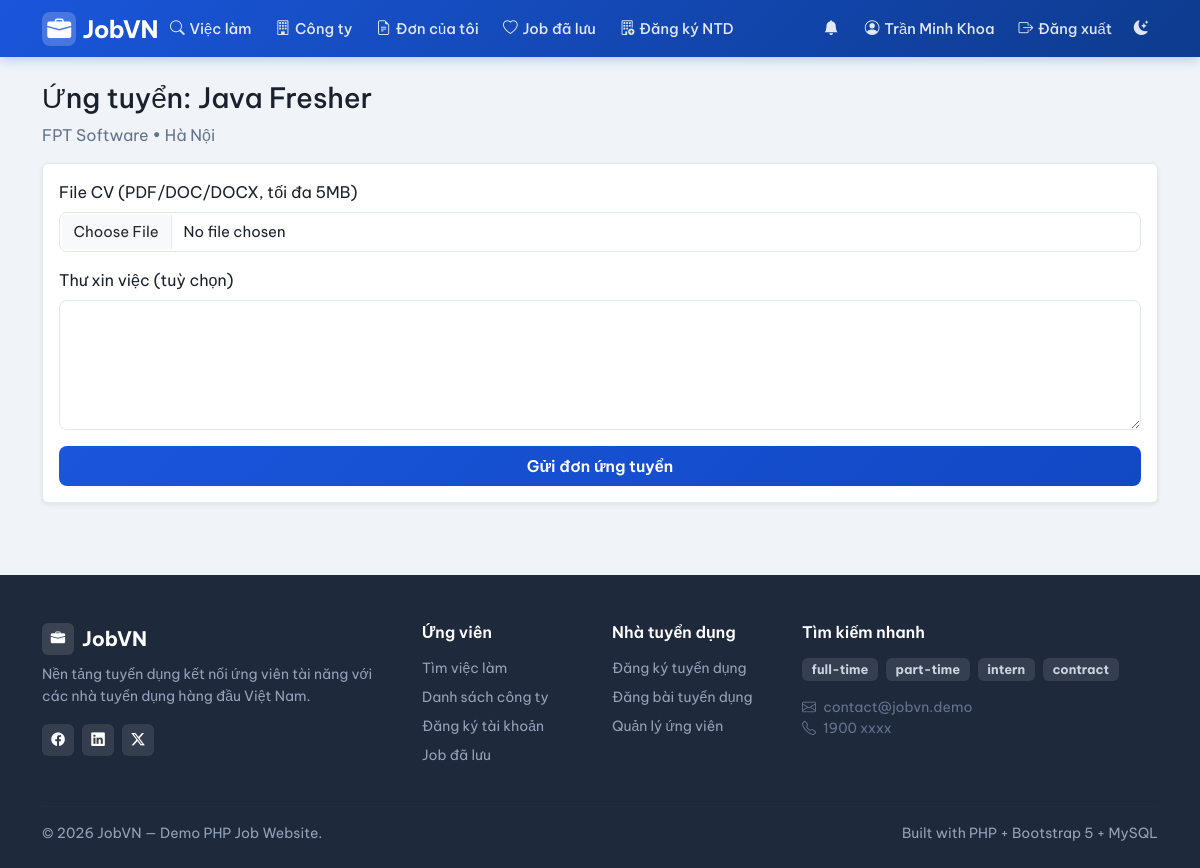
The app's page /index.php?page=user/apply&job_id=2 (signed in) with its own data.
### tables this page shows
CREATE TABLE users (
    id INT AUTO_INCREMENT PRIMARY KEY,
    email VARCHAR(150) NOT NULL UNIQUE,
    password VARCHAR(255) NOT NULL,              
    full_name VARCHAR(150) NOT NULL,
    role ENUM('admin','employer','user') NOT NULL DEFAULT 'user',
    phone VARCHAR(30) NULL,
    created_at DATETIME NOT NULL DEFAULT CURRENT_TIMESTAMP
);

CREATE TABLE jobs (
    id INT AUTO_INCREMENT PRIMARY KEY,
    company_id INT NOT NULL,
    employer_id INT NOT NULL,                    
    title VARCHAR(200) NOT NULL,
    description TEXT NOT NULL,
    requirements TEXT NULL,
    location VARCHAR(200) NULL,
    salary_min INT NULL,                         
    salary_max INT NULL,                         
    job_type ENUM('full-time','part-time','intern','contract') NOT NULL DEFAULT 'full-time',
    is_active TINYINT(1) NOT NULL DEFAULT 1,
    is_hot TINYINT(1) NOT NULL DEFAULT 0,        
    views INT NOT NULL DEFAULT 0,                
    expired_at DATETIME NULL,                    
    category VARCHAR(50) NOT NULL DEFAULT 'Công nghệ thông tin',   
    created_at DATETIME NOT NULL DEFAULT CURRENT_TIMESTAMP,
    FOREIGN KEY (company_id) REFERENCES companies(id) ON DELETE CASCADE,
    FOREIGN KEY (employer_id) REFERENCES users(id) ON DELETE CASCADE
);

CREATE TABLE companies (
    id INT AUTO_INCREMENT PRIMARY KEY,
    owner_id INT NOT NULL,                       
    name VARCHAR(200) NOT NULL,
    description TEXT NULL,
    location VARCHAR(200) NULL,
    website VARCHAR(200) NULL,
    logo VARCHAR(255) NULL,                      
    created_at DATETIME NOT NULL DEFAULT CURRENT_TIMESTAMP,
    UNIQUE KEY uq_company_owner (owner_id),      
    FOREIGN KEY (owner_id) REFERENCES users(id) ON DELETE CASCADE
);

### public/index.php (called while the page is built, shortened)
<?php
require_once __DIR__ . '/../src/db.php';
require_once __DIR__ . '/../src/helpers.php';
require_once __DIR__ . '/../src/auth.php';
$routes = [
    'home'                    => 'home.php',
    'login'                   => 'login.php',
    'register'                => 'register.php',
    'logout'                  => 'logout.php',
    'jobs'                    => 'jobs.php',
    'job_detail'              => 'job_detail.php',
    'companies'               => 'companies.php',
    'company_detail'          => 'company_detail.php',
    'download_cv'             => 'download_cv.php',
    'user/apply'              => 'user/apply.php',
    'user/my_applications'    => 'user/my_applications.php',
    'user/notifications'      => 'user/notifications.php',
    'user/profile'            => 'user/profile.php',
    'user/saved_jobs'         => 'user/saved_jobs.php',
    'user/become_employer'    => 'user/become_employer.php',
    'employer/dashboard'      => 'employer/dashboard.php',
    'employer/jobs'           => 'employer/jobs.php',
    'employer/job_form'       => 'employer/job_form.php',
    'employer/job_delete'     => 'employer/job_delete.php',
    'employer/applications'   => 'employer/applications.php',
    'employer/company'        => 'employer/company.php',
    'admin/dashboard'         => 'admin/dashboard.php',
    'admin/users'             => 'admin/users.php',
    'admin/user_delete'       => 'admin/user_delete.php',
    'admin/jobs'              => 'admin/jobs.php',
    'admin/job_delete'        => 'admin/job_delete.php',
    'admin/companies'             => 'admin/companies.php',
    'admin/applications'          => 'admin/applications.php',
    'admin/employer_requests'     => 'admin/employer_requests.php',
];
$page = $_GET['page'] ?? 'home';
$file = __DIR__ . '/../src/pages/' . $routes[$page];
require $file;

### src/helpers.php (called while the page is built, shortened)
<?php
function e($v): string
{
    return htmlspecialchars((string)$v, ENT_QUOTES, 'UTF-8');
}
function url(string $page, array $params = []): string
{
    $params = array_merge(['page' => $page], $params);
    return BASE_URL . '?' . http_build_query($params);
}

### src/db.php (called while the page is built, shortened)
<?php
function db(): PDO
{
    static $pdo = null;
    if ($pdo === null) {
        $dsn = 'mysql:host=' . DB_HOST . ';port=' . DB_PORT . ';dbname=' . DB_NAME . ';charset=utf8mb4';
        $attempts = 0;
        while (true) {
            try {
                $pdo = new PDO($dsn, DB_USER, DB_PASS, [
                    PDO::ATTR_ERRMODE              => PDO::ERRMODE_EXCEPTION,
                    PDO::ATTR_DEFAULT_FETCH_MODE   => PDO::FETCH_ASSOC,
                    PDO::ATTR_EMULATE_PREPARES     => false,
                    PDO::MYSQL_ATTR_INIT_COMMAND   => "SET NAMES utf8mb4 COLLATE utf8mb4_unicode_ci",
                ]);
                break;
            } catch (PDOException $e) {
                $attempts++;
                if ($attempts >= 10) {
                    die('Không kết nối được MySQL: ' . $e->getMessage());
                }
                sleep(1);
            }
        }
    }
    return $pdo;
}

### src/auth.php (called while the page is built, shortened)
<?php
require_once __DIR__ . '/db.php';
function current_user(): ?array
{
    static $cache = null;
    if ($cache !== null) return $cache;
    $stmt = db()->prepare('SELECT * FROM users WHERE id = ?');
    $stmt->execute([$_SESSION['user_id']]);
    $cache = $stmt->fetch() ?: null;
    return $cache;
}
function require_role(string ...$roles): array
{
    $u = current_user();
    return $u;
}

### src/pages/user/apply.php (the view, shortened to what this page needs)
<?php
$u = require_role('user');
$jobId = (int)($_GET['job_id'] ?? 0);
$stmt = db()->prepare('SELECT j.*, c.name AS company_name FROM jobs j JOIN companies c ON c.id = j.company_id WHERE j.id = ?');
$stmt->execute([$jobId]);
$job = $stmt->fetch();
$stmt = db()->prepare('SELECT id FROM applications WHERE job_id = ? AND user_id = ?');
$stmt->execute([$jobId, $u['id']]);
$existing = $stmt->fetch();
require __DIR__ . '/../../layout/header.php';
?>
<h3>Ứng tuyển: <?= e($job['title']) ?></h3>
<div class="text-muted mb-3"><?= e($job['company_name']) ?> • <?= e($job['location']) ?></div>
<?php if ($existing): ?>
    <div class="alert alert-info">Bạn đã ứng tuyển vị trí này rồi.</div>
    <a href="<?= e(url('user/my_applications')) ?>" class="btn btn-secondary">Xem đơn của tôi</a>
<?php else: ?>
    <form method="post" enctype="multipart/form-data" class="card card-body shadow-sm">
        <div class="mb-3">
            <label class="form-label">File CV (PDF/DOC/DOCX, tối đa 5MB)</label>
            <input type="file" name="cv" class="form-control" accept=".pdf,.doc,.docx" required>
        </div>
        <div class="mb-3">
            <label class="form-label">Thư xin việc (tuỳ chọn)</label>
            <textarea name="cover_letter" class="form-control" rows="5"></textarea>
        </div>
        <button class="btn btn-primary">Gửi đơn ứng tuyển</button>
    </form>
<?php endif; ?>
<?php require __DIR__ . '/../../layout/footer.php';

### src/layout/header.php (shortened to what this page needs)
<?php
$u = current_user();
$currentPage = $_GET['page'] ?? 'home';
?>
<!doctype html>
<html lang="vi">
<head>
    <link href="https://cdn.jsdelivr.net/npm/bootstrap@5.3.2/dist/css/bootstrap.min.css" rel="stylesheet">
    <link href="https://cdn.jsdelivr.net/npm/bootstrap-icons@1.11.3/font/bootstrap-icons.min.css" rel="stylesheet">
</head>
<body>
<nav class="navbar navbar-expand-lg navbar-main">
    <div class="container">
        <a class="navbar-brand-logo text-decoration-none" href="<?= e(url('home')) ?>">
            <div class="logo-icon"><i class="bi bi-briefcase-fill text-white"></i></div>
            JobVN
        </a>
        <div class="collapse navbar-collapse" id="mainNav">
            <ul class="navbar-nav me-auto">
                <li class="nav-item">
                    <a class="nav-link <?= in_array($currentPage, ['jobs','job_detail']) ? 'active' : '' ?>"
                       href="<?= e(url('jobs')) ?>">
                        <i class="bi bi-search"></i> Việc làm
                    </a>
                </li>
                <li class="nav-item">
                    <a class="nav-link <?= $currentPage === 'companies' ? 'active' : '' ?>"
                       href="<?= e(url('companies')) ?>">
                        <i class="bi bi-building"></i> Công ty
                    </a>
                </li>
                <?php if ($u && $u['role'] === 'user'): ?>
                    <li class="nav-item">
                        <a class="nav-link <?= $currentPage === 'user/my_applications' ? 'active' : '' ?>"
                           href="<?= e(url('user/my_applications')) ?>">
                            <i class="bi bi-file-earmark-text"></i> Đơn của tôi
                        </a>
                    </li>
                    <li class="nav-item">
                        <a class="nav-link <?= $currentPage === 'user/saved_jobs' ? 'active' : '' ?>"
                           href="<?= e(url('user/saved_jobs')) ?>">
                            <i class="bi bi-heart"></i> Job đã lưu
                        </a>
                    </li>
                    <li class="nav-item">
                        <a class="nav-link <?= $currentPage === 'user/become_employer' ? 'active' : '' ?>"
                           href="<?= e(url('user/become_employer')) ?>">
                            <i class="bi bi-building-add"></i> Đăng ký NTD
                        </a>
                    </li>
                <?php endif; ?>
            </ul>
            <ul class="navbar-nav align-items-lg-center">
                <?php if ($u): ?>
                    <li class="nav-item">
                        <a class="nav-link <?= $currentPage === 'user/notifications' ? 'active' : '' ?>"
                           href="<?= e(url('user/notifications')) ?>"
                           title="Thông báo"
                           style="position:relative;padding-right:0.9rem !important">
                            <i class="bi bi-bell-fill"></i>
                        </a>
                    </li>
                    <li class="nav-item">
                        <a class="nav-link <?= in_array($currentPage, ['user/profile']) ? 'active' : '' ?>"
                           href="<?= e(url('user/profile')) ?>">
                            <i class="bi bi-person-circle"></i>
                            <span class="d-none d-lg-inline"><?= e($u['full_name']) ?></span>
                        </a>
                    </li>
                    <li class="nav-item">
                        <a class="nav-link" href="<?= e(url('logout')) ?>">
                            <i class="bi bi-box-arrow-right"></i> Đăng xuất
                        </a>
                    </li>
                <?php endif; ?>
                <li class="nav-item">
                    <button id="theme-toggle" class="nav-link btn btn-link border-0" title="Chuyển dark/light mode"
                            style="background:none;padding:0.5rem 0.6rem !important">
                        <i id="theme-icon" class="bi bi-moon-stars-fill"></i>
                    </button>
                </li>
            </ul>
        </div>
    </div>
</nav>
<main class="container py-4">

### src/layout/header.php (style rules this page uses)
:root { --bg-main: #f0f4f8; --bg-card: #ffffff; --text-main: #1a202c; --text-muted: #64748b; --border-color: #e2e8f0; --navbar-bg: linear-gradient(135deg, #1a56db 0%, #0d3b8e 100%); --table-hover-bg: #f8faff; --input-bg: #ffffff; --footer-bg: #1e293b; }
body { font-family: 'Be Vietnam Pro', sans-serif; background: var(--bg-main); color: var(--text-main); transition: background 0.2s, color 0.2s; }
.card { background: var(--bg-card) !important; border-color: var(--border-color) !important; }
.form-control, .form-select { background-color: var(--input-bg) !important; color: var(--text-main) !important; border-color: var(--border-color) !important; }
.text-muted { color: var(--text-muted) !important; }
.navbar-main { background: var(--navbar-bg); }
.navbar-main { background: linear-gradient(135deg, #1a56db 0%, #0d3b8e 100%); box-shadow: 0 2px 12px rgba(26, 86, 219, 0.3); padding: 0.6rem 0; }
.navbar-brand-logo { font-size: 1.5rem; font-weight: 700; color: #fff !important; letter-spacing: -0.5px; display: flex; align-items: center; gap: 0.4rem; }
.navbar-brand-logo .logo-icon { background: rgba(255,255,255,0.2); border-radius: 8px; width: 34px; height: 34px; display: flex; align-items: center; justify-content: center; }
.navbar-main .nav-link { color: rgba(255,255,255,0.88) !important; font-weight: 500; font-size: 0.92rem; padding: 0.5rem 0.75rem !important; border-radius: 6px; transition: background 0.15s, color 0.15s; display: flex; align-items: center; gap: 0.3rem; }
main.container { padding-top: 1.5rem; padding-bottom: 2rem; }
.form-control, .form-select { border-radius: 8px; border-color: #e2e8f0; font-size: 0.93rem; padding: 0.5rem 0.85rem; }
.btn-primary { background: linear-gradient(135deg, #1a56db 0%, #1148c4 100%); border: none; font-weight: 600; border-radius: 8px; padding: 0.5rem 1.25rem; transition: opacity 0.15s, transform 0.1s; }

### records on screen
users: full_name "Trần Minh Khoa"
jobs: title "Java Fresher", company.name "FPT Software", location "Hà Nội"

### other values on screen
$t "full-time"
$t "part-time"
$t "intern"
$t "contract"
